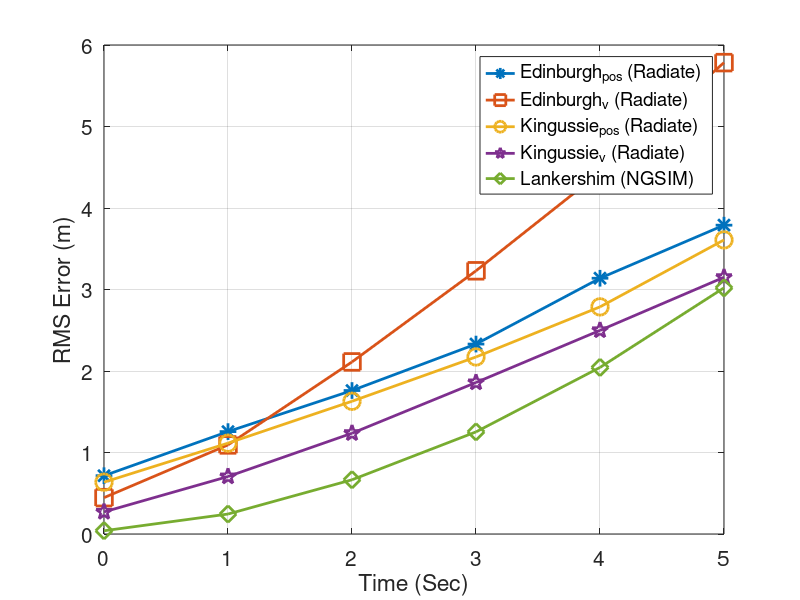

Recreate this plot in MATLAB. (Note: this script raises an error after producing the figure.)
clc
close all
clear all

%%%%%%%%%%%%%%%%%%%%%%%%%%%%
% %%%%%%%NGSIM%%%%%%%%%%%%%%
%%%%%%%%%%%%%%%%%%%%%%%%%%%

% % % % % % % % % Baseline   mnor grid alpha change....
% % % % ConstanVelocityAll = [ 0.02051643  0.05702431  0.10729346  0.16951199  0.24279169  0.32663482 ...
% % % %   0.41970393  0.52060387  0.62876306  0.7426886   0.86128211  0.98444438 ...
% % % %   1.11149642  1.24023985  1.3709363   1.50302302  1.63743359  1.77469247 ...
% % % %   1.91457114  2.05759082  2.20431534  2.354738    2.50904885  2.66811237 ...
% % % %   2.83257242  3.0024675   3.17773348  3.35718828  3.54013263  3.72582801 ...
% % % %   3.91342451  4.10277271  4.29409565  4.48705948  4.68139545  4.87699405 ...
% % % %   5.07235279  5.26790284  5.46333581  5.65778454  5.85186499  6.04618423 ...
% % % %   6.24144584  6.43757973  6.63413707  6.83147472  7.02928477  7.22726594 ...
% % % %   7.42539532  7.62384071];
% % % % ConstanVelocity = [ConstanVelocityAll(1), ConstanVelocityAll(10), ConstanVelocityAll(20), ConstanVelocityAll(30), ConstanVelocityAll(40), ConstanVelocityAll(50)];
% % % % t1 = linspace(0,5,length(ConstanVelocity));
% % % % 
% % % % % csLstmAll = [0.1109  0.2170  0.3325  0.4554  0.5806  0.7103  0.8421 ...
% % % % %          0.9774  1.1184  1.2654  1.4191  1.5803  1.7493  1.9259 ...
% % % % %          2.1108  2.3050  2.5094  2.7248  2.9504  3.1874  3.4357 ...
% % % % %          3.6946  3.9643  4.2442  4.5364];
% % % % % csLstm = [csLstmAll(1), csLstmAll(5), csLstmAll(10), csLstmAll(15), csLstmAll(20), csLstmAll(25)];
% % % % % t2 = linspace(0,5,length(csLstm));
% % % % % 
% % % % % dualLstm = [0.1, 0.47 1.39 2.57 4.04 5.77];
% % % % % t3 = linspace(0,5,length(dualLstm));
% % % % % 
% % % % % matf = [0.01 0.66 1.34 2.08 2.97 4.13];
% % % % % t4 = linspace(0,5,length(matf));
% % % % % 
% % % % % scaleNet = [0.01 0.45, 1.15 1.97 2.91];
% % % % % t5 = linspace(0,4,length(scaleNet));  % Sale net 4 sec
% % % % 
% % % % % proposed decoder technique with 4 cars
% % % % proposedCarGTAll = [0.01316021 0.02422175 0.03975447 0.06090639 0.08632742 0.11450247 ....
% % % %  0.14493088 0.17688401 0.21017774 0.24488715 0.28076939 0.31781868 ....
% % % %  0.35617534 0.39581448 0.43686534 0.47932421 0.52347455 0.56923084 ....
% % % %  0.61652496 0.66525313 0.71550764 0.76733198 0.82076258 0.87615473 ....
% % % %  0.93348659 0.99288972 1.05454772 1.11849994 1.18456633 1.25286773 ....
% % % %  1.32315423 1.39537846 1.46947937 1.54550556 1.62348976 1.70355022 ....
% % % %  1.78575645 1.87002677 1.95621059 2.04383851 2.13306976 2.22382764 ....
% % % %  2.31646902 2.41109612 2.50783518 2.60659319 2.7073165  2.80980064 ....
% % % %  2.91422325 3.02038039];
% % % % proposedCarGT = [proposedCarGTAll(1), proposedCarGTAll(10), proposedCarGTAll(20), proposedCarGTAll(30), proposedCarGTAll(40), proposedCarGTAll(50)];
% % % % t6 = linspace(0,5,length(proposedCarGT));
% % % % GTVarAll = [0.07080254 0.10350391 0.16064069 0.23142138 0.30827448 0.38621459 ...
% % % %  0.46366453 0.54089114 0.6179977  0.69538553 0.7733814  0.85228183 ...
% % % %  0.93250466 1.01433603 1.09760597 1.18242123 1.26852075 1.35610616 ...
% % % %  1.44545509 1.53696911 1.63094011 1.72749695 1.82680726 1.92867517 ...
% % % %  2.03287573 2.13918658 2.24764665 2.35833177 2.47132706 2.58672278 ...
% % % %  2.7044242  2.82440984 2.94681531 3.07185142 3.1996935  3.33037543 ...
% % % %  3.46394095 3.6003833  3.73959666 3.88150835 4.02622061 4.17369038 ...
% % % %  4.32384032 4.47647368 4.63157155 4.78900882 4.94879627 5.11090956 ...
% % % %  5.27538127 5.44218423];
% % % % GTVar = [GTVarAll(1), GTVarAll(10), GTVarAll(20), GTVarAll(30), GTVarAll(40), GTVarAll(50)];
% % % % 
% % % % % Proposed Re train technique
% % % % RetrainTechniqueAll = [0.03503073 0.05411147 0.08199093 0.11851545 0.16093491 0.20657636 ...
% % % %  0.25491516 0.30504614 0.35688302 0.41037929 0.4652293  0.52131188 ...
% % % %  0.57877879 0.63759146 0.69793733 0.75977066 0.8233635  0.88887702 ...
% % % %  0.95616749 1.02525422 1.09624232 1.1690881  1.24401659 1.32139784 ...
% % % %  1.40107601 1.48309661 1.56754916 1.65450146 1.74387579 1.83589066 ...
% % % %  1.93034246 2.02718703 2.12627991 2.22759823 2.33109589 2.43669109 ...
% % % %  2.54461051 2.65483757 2.76736959 2.88158603 2.99740171 3.11529916 ...
% % % %  3.23522196 3.35732964 3.48155487 3.60798436 3.73656097 3.86705657 ...
% % % %  3.99978533 4.13483206];
% % % % RetrainTechnique = [RetrainTechniqueAll(1), RetrainTechniqueAll(10), RetrainTechniqueAll(20), RetrainTechniqueAll(30), RetrainTechniqueAll(40), RetrainTechniqueAll(50)];
% % % % t7 = linspace(0,5,length(RetrainTechnique));
% % % % 
% % % % % Proposed V-LSTM
% % % % vLstmAll = [0.03413486 0.07322096 0.11583078 0.16219678 0.21329516 0.26956154 ...
% % % %  0.33055762 0.39532328 0.46318081 0.53438828 0.6092031  0.68772506 ...
% % % %  0.76951975 0.85437748 0.94246712 1.03364818 1.12796621 1.22520973 ...
% % % %  1.32550522 1.42868081 1.53465867 1.64329033 1.75485308 1.86907634 ...
% % % %  1.98614524 2.10585897 2.22832804 2.35351979 2.48157407 2.61248531 ...
% % % %  2.74628193 2.88299798 3.02263167 3.16495367 3.31018793 3.45862213 ...
% % % %  3.61007502 3.76449502 3.92174853 4.08176088 4.24459931 4.4105704 ...
% % % %  4.57962115 4.75158534 4.92624982 5.10339751 5.28277326 5.4645479 ...
% % % %  5.64870521 5.83559159];
% % % % vLstm = [vLstmAll(1), vLstmAll(10), vLstmAll(20), vLstmAll(30), vLstmAll(40), vLstmAll(50)];
% % % % t8 = linspace(0,5,length(vLstm));
% % % % 
% % % % 
% % % % 
% % % % 
% % % % % plots
% % % % plot(t1,ConstanVelocity, '-*', 'LineWidth',2, 'MarkerSize',12)
% % % % hold on
% % % % plot(t8,vLstm, '-h', 'LineWidth',2, 'MarkerSize',12)
% % % % hold on
% % % % % plot(t3,dualLstm, '-d', 'LineWidth',2, 'MarkerSize',12)
% % % % % hold on
% % % % % plot(t2,csLstm, '-o', 'LineWidth',2, 'MarkerSize',12)
% % % % % hold on
% % % % % plot(t4,matf, '-+', 'LineWidth',2, 'MarkerSize',12)
% % % % % hold on
% % % % % plot(t5,scaleNet, '-p', 'LineWidth',2, 'MarkerSize',12)
% % % % % hold on
% % % % plot(t6,proposedCarGT, '-x', 'LineWidth',2, 'MarkerSize',12)
% % % % hold on
% % % % plot(t7,RetrainTechnique, '-s', 'LineWidth',2, 'MarkerSize',12)
% % % % hold on
% % % % 
% % % % % Plot params
% % % % xlabel('Time (Sec)', 'FontSize', 15);
% % % % ylabel('RMS Error (m)', 'FontSize', 15);
% % % % lgd = legend('CV', 'V-LSTM', 'Proposed (GT-surrounding)','Proposed (retrain technique)');
% % % % lgd.FontSize = 13;
% % % % a = get(gca,'XTickLabel');  
% % % % set(gca,'XTickLabel',a,'fontsize',15)
% % % % a = get(gca,'YTickLabel');  
% % % % set(gca,'YTickLabel',a,'fontsize',15)
% % % % grid on
% % % % ax=gca;
% % % % ax.GridAlpha=0.95;
% % % % grid minor
% % % % ax=gca;
% % % % ax.GridAlpha=0.95;



%%%%%%%%%%%%%%%%%%%%%%%%%%%%
% %%%%%%%Radiate%%%%%%%%%%%%
%%%%%%%%%%%%%%%%%%%%%%%%%%%

% Sighthill.
sighthillAll = [0.71539388 1.2867068  1.06759797 1.25651194 1.26128427 1.37779653 ...
 1.40906187 1.7604538  1.77556281 2.06707725 2.27156388 2.33042668 ...
 2.46844399 2.8296784  2.85016934 3.13818912 3.30941444 3.45851871 ...
 3.72502597 3.78928181];
sighthill = [sighthillAll(1), sighthillAll(4), sighthillAll(8), sighthillAll(12), sighthillAll(16), sighthillAll(20)];
t1 = linspace(0,5,length(sighthill));

sightHillMotionAll = [0.4459364  0.69116358 0.90175739 1.09312367 1.33098176 1.5789376 ...
 1.85857469 2.11132394 2.38282535 2.72493628 2.96876515 3.22941633 ...
 3.49565476 3.80554655 4.15239564 4.43438856 4.70523368 5.03694681 ...
 5.39242995 5.78385167];
sightMotion = [sightHillMotionAll(1), sightHillMotionAll(4), sightHillMotionAll(8), sightHillMotionAll(12),sightHillMotionAll(16), sightHillMotionAll(20)];
t2 = linspace(0,5,length(sightMotion));


% sighthill = [sighthillAll(1), sighthillAll(5), sighthillAll(10), sighthillAll(15), sighthillAll(20)];

% Alvie
alvieAll = [0.63590689 0.82926423 0.98639497 1.11480832 1.26538898 1.37431586 ...
 1.50461706 1.62865655 1.74560937 1.88921424 2.02514033 2.1723246 ...
 2.32731355 2.48596048 2.64021877 2.78681347 2.97936053 3.17419329 ...
 3.39016639 3.60828052];
alvie = [alvieAll(1), alvieAll(4), alvieAll(8), alvieAll(12), alvieAll(16),alvieAll(20)];
t3 = linspace(0,5,length(alvie));


alvieMotionAll = [0.27110479 0.46120062 0.60322585 0.70494223 0.8157737  0.94246364 ...
 1.0824368  1.23651102 1.3871897  1.54429242 1.69975439 1.85880843 ...
 2.02323768 2.18820248 2.345219   2.49854329 2.65713221 2.81576805 ...
 2.98378932 3.15018988];
alvieMo = [alvieMotionAll(1), alvieMotionAll(4), alvieMotionAll(8), alvieMotionAll(12), alvieMotionAll(16), alvieMotionAll(20)];
t4 = linspace(0,5,length(alvieMo));


% proposed decoder technique with 4 cars
proposedCarGTAll = [0.01316021 0.02422175 0.03975447 0.06090639 0.08632742 0.11450247 ....
 0.14493088 0.17688401 0.21017774 0.24488715 0.28076939 0.31781868 ....
 0.35617534 0.39581448 0.43686534 0.47932421 0.52347455 0.56923084 ....
 0.61652496 0.66525313 0.71550764 0.76733198 0.82076258 0.87615473 ....
 0.93348659 0.99288972 1.05454772 1.11849994 1.18456633 1.25286773 ....
 1.32315423 1.39537846 1.46947937 1.54550556 1.62348976 1.70355022 ....
 1.78575645 1.87002677 1.95621059 2.04383851 2.13306976 2.22382764 ....
 2.31646902 2.41109612 2.50783518 2.60659319 2.7073165  2.80980064 ....
 2.91422325 3.02038039];
proposedCarGT = [proposedCarGTAll(3), proposedCarGTAll(10), proposedCarGTAll(20), proposedCarGTAll(30), proposedCarGTAll(40), proposedCarGTAll(50)];
t5 = linspace(0,5,length(proposedCarGT));


% plots
plot(t1,sighthill, '-*', 'LineWidth',2, 'MarkerSize',12)
hold on
plot(t2,sightMotion, '-s', 'LineWidth',2, 'MarkerSize',12)
hold on
plot(t3,alvie, '-o', 'LineWidth',2, 'MarkerSize',12)
hold on
plot(t4,alvieMo, '-p', 'LineWidth',2, 'MarkerSize',12)
hold on
plot(t5,proposedCarGT, '-d', 'LineWidth',2, 'MarkerSize',12)
hold on

% Plot params
xlabel('Time (Sec)', 'FontSize', 15);
ylabel('RMS Error (m)', 'FontSize', 15);
legend('Edinburgh_{pos} (Radiate)', 'Edinburgh_{v} (Radiate)','Kingussie_{pos} (Radiate)', 'Kingussie_{v} (Radiate)', 'Lankershim (NGSIM)')
a = get(gca,'XTickLabel');  
set(gca,'XTickLabel',a,'fontsize',15)
a = get(gca,'YTickLabel');  
set(gca,'YTickLabel',a,'fontsize',15)
grid on
ax=gca;
ax.GridAlpha=0.95;
grid minor
ax=gca;
ax.GridAlpha=0.95;
